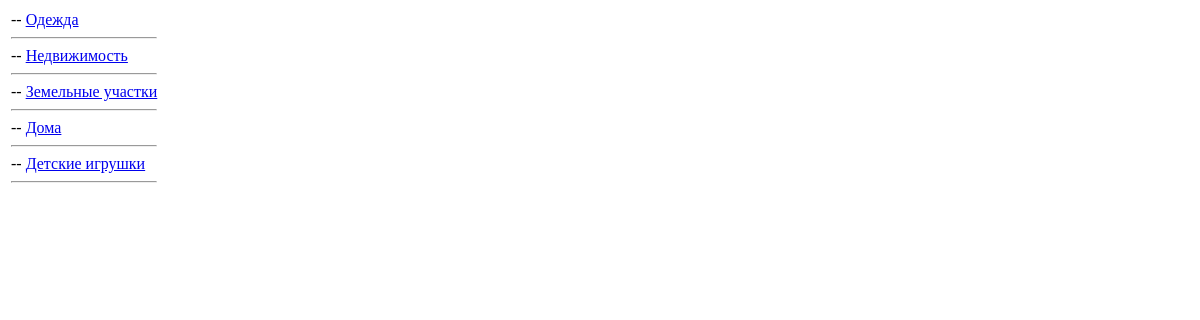
Before: /bb/rubrics/4/ with the older database file.
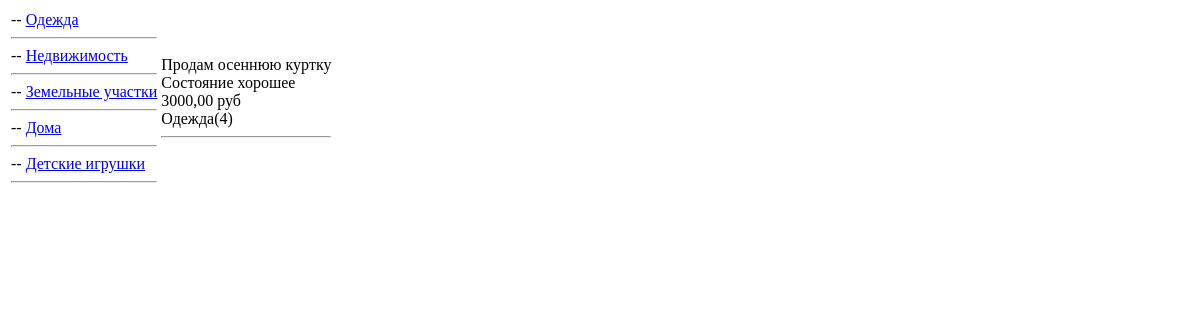
After: the same page with the newer database file.
### bb/models.py (models this page shows, shortened)
class Rubric(models.Model):
    name = models.CharField(max_length=100,
                            verbose_name="Название",
                            unique=True)
    parent = models.ForeignKey('self',
                               on_delete=models.SET_NULL,
                               verbose_name="Родительская рубрика",
                               null=True,
                               default=None,
                               blank=True)
    def __str__(self):
        return f"{self.name}({self.pk})"
    class Meta:
        verbose_name = 'Рубрика'
        verbose_name_plural = 'Рубрики'
        ordering = ['-name']

class Bulletin(models.Model):
    name = models.CharField(max_length=100,
                            verbose_name="Название")
    description = models.TextField(verbose_name="Описание",
                                   help_text="Текст неограниченной длинны")
    cost = models.DecimalField(decimal_places=2, max_digits=11)
    curr = models.CharField(max_length=3,
                            verbose_name="Валюта")
    rubric = models.ForeignKey(Rubric,
                               on_delete=models.PROTECT,
                               verbose_name="Рубрика")
    create_timestamp = models.DateTimeField(auto_now_add=True,
                                            verbose_name="Метка даты/времени создания записи",
                                            blank=True)
    update_timestamp = models.DateTimeField(auto_now=True,
                                            verbose_name="Метка даты/времени изменения записи",
                                            blank=True)
    picture = models.ImageField(verbose_name="Изображение",
                                upload_to="img",
                                blank=True)
    class Meta:
        verbose_name = 'Объявление'
        verbose_name_plural = 'Объявления'
        ordering = ['-rubric', '-cost']
        unique_together = ('name', 'description', 'cost')
        permissions = (
            ('alcohol', 'Права на покупку алкоголя'),
        )
        default_permissions = ('add', 'view', 'change', 'delete', 'alcohol')

### bb/views.py (the view)
# urls.py: path('rubrics/<int:rubric>/', index_by_rubric, name="bb_by_rubric")
def index_by_rubric(request, rubric):
    rubrics = RubricModel.objects.all()
    bbs = BulletinModel.objects.filter(rubric=rubric)
    return TemplateResponse(request,
                            'bb/index.html',
                            context={"rubrics": rubrics,
                                     "bbs": bbs})

### bb/templates/bb/index.html (shortened to what this page needs)
{% extends 'bb/root.html' %}
{% block body_content %}
<table>
    <tr>
        <td>
        {% for rubric in rubrics %}
            -- <a href="{% url 'bb_by_rubric' rubric.pk %}">{{ rubric.name }}</a>
        <hr>
        {% endfor %}
        </td>
        <td>
            {% for bb in bbs %}
                {{ bb.name }} <br>
                {{ bb.description }} <br>
                {{ bb.cost }} {{ bb.curr }} <br>
                {{ bb.rubric }}
                <hr>
            {% endfor %}
        </td>
    </tr>
</table>
{% endblock body_content %}

Changed rows visible on the page:
added Bulletin: name "Продам осеннюю куртку", description "Состояние хорошее", cost "3000,00", curr "руб", rubric "Одежда(4)"
